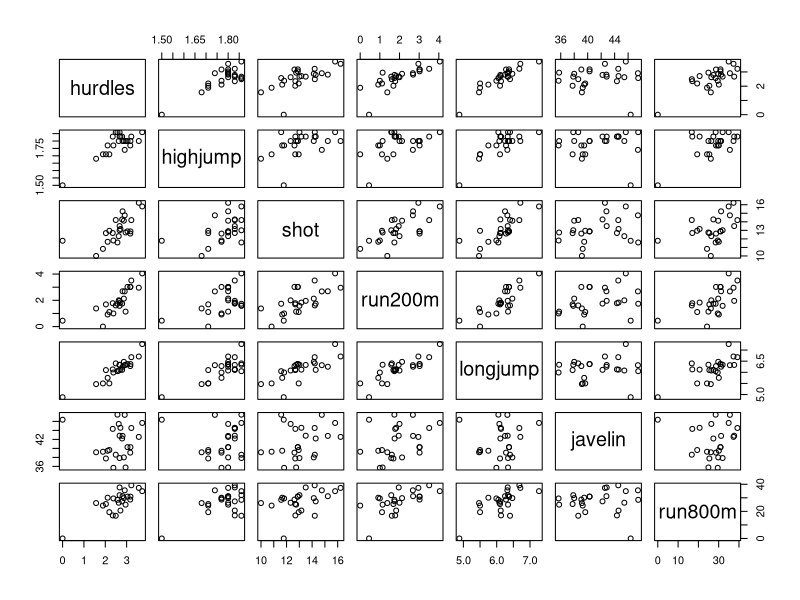
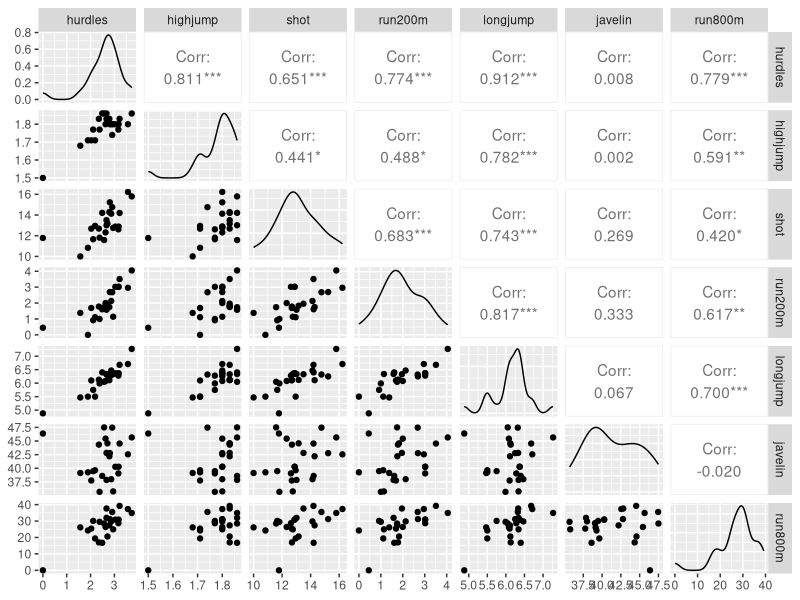
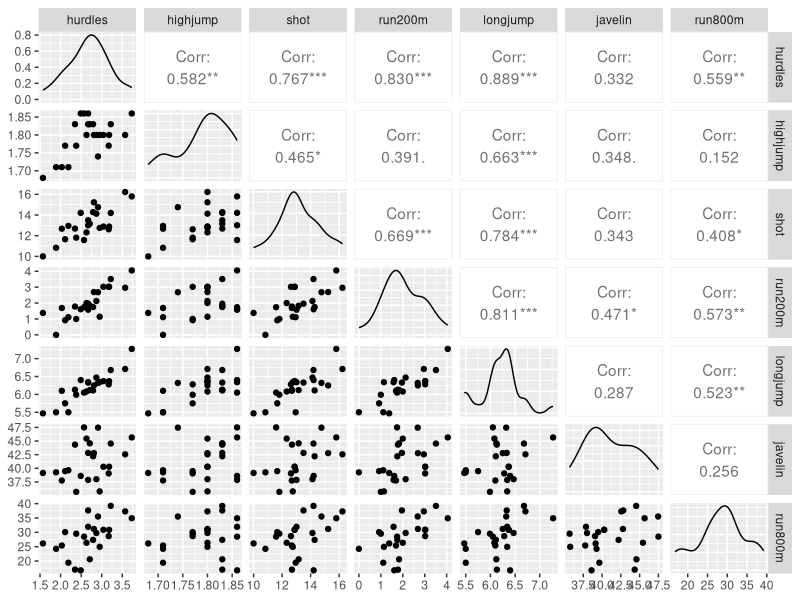

R code for these plots, in order:
## CLEAN ##
rm(list = ls())


## Libraries ##
library(dplyr)
library(kableExtra)
library(HSAUR3)


## Data Attachment ##
data(heptathlon) #where we obtaint this data??? from a library?
## Dimension Check
dim(heptathlon)


## Printing the table ##
heptathlon %>%
  kbl(caption = "Heptathlon results in 1988 Olympics held in Seoul") %>%
  kable_classic(full_width = F, html_font = "Cambria")


## Let's check a couple of people two see their results. ##
heptathlon[c(14,25),]


## Using dplyr we can use "slice" with select rows, and kbl ##
heptathlon %>% slice(c(14,25)) %>% 
  kbl() %>%
  kable_classic(full_width = F, html_font = "Cambria")



## You can observe that the scores of the different events 
## do not have the same direction, i.e., hurdles, run200m, and run800m. 
## Those three events the lower value the better. However, the other events 
## have a different direction (the more, the better).

## Thus, we change the direction of the hurdles, run200m, and run800m to 
## have all seven events in the same direction

heptathlon$hurdles <- with(heptathlon, max(hurdles)-hurdles)
heptathlon$run200m <- with(heptathlon, max(run200m)-run200m)
heptathlon$run800m <- with(heptathlon, max(run800m)-run800m)



#And print it again:
heptathlon %>% slice(c(14,25)) %>% 
  kbl() %>%
  kable_classic(full_width = F, html_font = "Cambria")



########################################################################### 
##  PLOT  ##
#Now we have all events in the same direction and all are numeric variables. 
#Therefore, we can graph scatter plots in pairs.
score <- which(colnames(heptathlon) == "score")
plot(heptathlon[, -score])



#and the correlation matrix (as all attributes are numeric)
round(cor(heptathlon[,-score]), 2) %>% 
  kbl() %>%
  kable_classic(full_width = F, html_font = "Cambria")


#Using the packages ggplot2 and GGally, we can do all last two things in one
library(ggplot2)
library(GGally)

ggpairs(heptathlon[, -score])


#What can you observe in the scatter plot?
heptathlon %>%
  kbl(caption = "Heptathlon results in 1988 Olympics held in Seoul") %>%
  kable_classic(full_width = F, html_font = "Cambria")



###################REMOVING ZERO################################
#Laura (PNG) (last row) is the outlier (values 0 in hurdles and run800m). 
#Check also the left-skewed tails in the density plots.

#We can deal with it, but let's remove it.
heptathlon <- heptathlon[-grep("PNG", rownames(heptathlon)), ]

#Note: the "grep" command searches for matches to argument "PNG" within each 
#element of a character vector "rownames(heptathlon)".

#And now check the scatter plots and correlation matrix again:
ggpairs(heptathlon[, -score])
